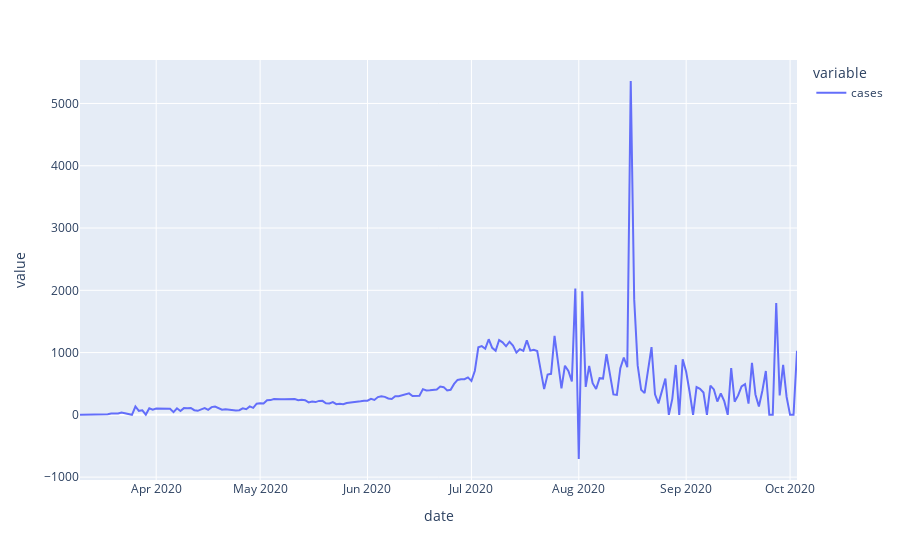

Notebook code for this chart:
### Code cell
# then we check the plot again:
fig2 = px.line(County_Cases_Differenced)
fig2.show()

### Figure 1 — Plotly figure (JSON) as saved in the notebook; plotly's stock layout.template omitted (floating-point values rounded to 4 significant figures; data arrays with more than 128 entries replaced by an {"elided": "..."} marker saying what was removed)
{"data": [{"hovertemplate": "variable=cases<br>date=%{x}<br>value=%{y}<extra></extra>", "legendgroup": "cases", "line": {"color": "#636efa", "dash": "solid"}, "mode": "lines", "name": "cases", "orientation": "v", "showlegend": true, "type": "scatter", "x": {"elided": "208 str values"}, "xaxis": "x", "y": {"elided": "208 int values"}, "yaxis": "y"}], "layout": {"legend": {"title": {"text": "variable"}, "tracegroupgap": 0}, "margin": {"t": 60}, "xaxis": {"anchor": "y", "domain": [0, 1], "title": {"text": "date"}}, "yaxis": {"anchor": "x", "domain": [0, 1], "title": {"text": "value"}}}}
